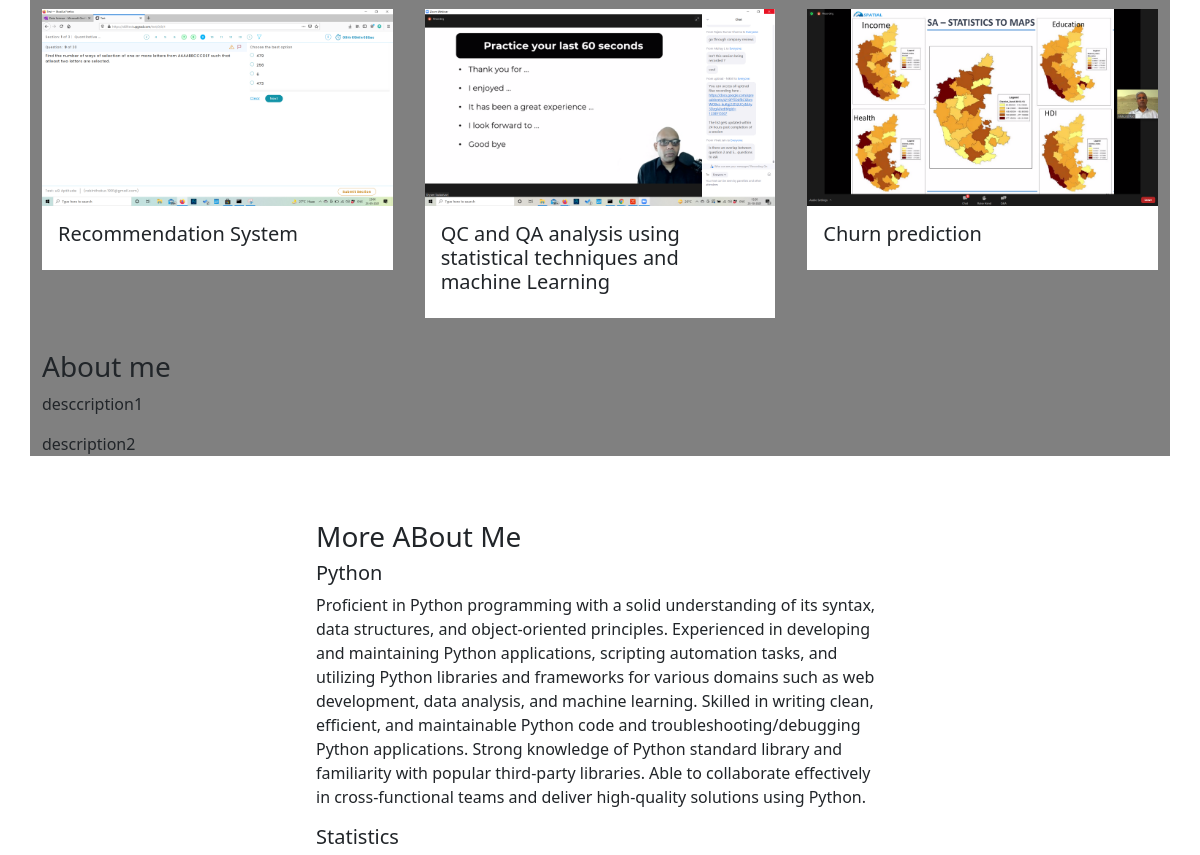
The app's page / (middle part), older data.
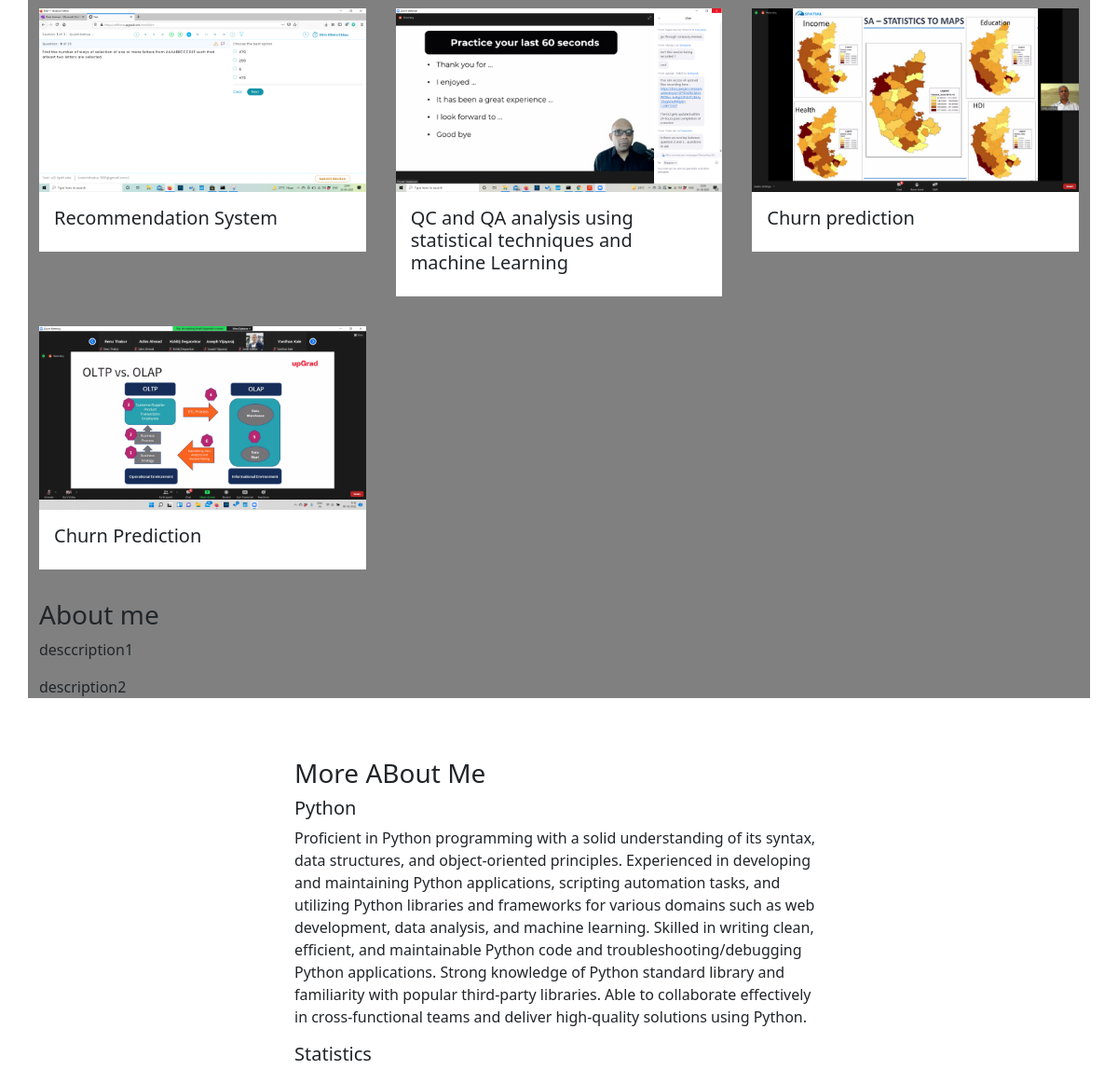
The same page, newer data.
### base/models.py (models this page shows, shortened)
class project(models.Model):
    title = models.CharField(max_length=200)
    thumbnail = models.ImageField(null = True, blank  = True)
    body = RichTextUploadingField()
    slug = models.SlugField(null = True, blank = True)
    created = models.DateTimeField(auto_now_add= True)
    id = models.UUIDField(default = uuid.uuid4,
                          unique = True,
                          primary_key  = True,
                          editable = False)

class skill(models.Model):
    title = models.CharField(max_length=200)
    body = models.TextField(blank = True)
    created = models.DateTimeField(auto_now_add= True)
    id = models.UUIDField(default = uuid.uuid4,
                          unique = True,
                          primary_key  = True,
                          editable = False)

### base/views.py (the view)
# urls.py: path('', views.homepage, name= "home"),
def homepage(request):
    proj = project.objects.all()
    deatiledskills = skill.objects.exclude(body='')
    skills = skill.objects.filter(body = '')
    form = MessageForm()
    if request.method =="POST":
        form = MessageForm(request.POST)
        if form.is_valid():
            form.save()
            messages.success(request, 'You message was successfully sent.')
    context = {'proj':proj,
                'detailedskills' : deatiledskills,
                'skills' : skills ,
                'form' : form
               }
    return render(request,'base/home.html',context )

### base/templates/base/home.html (shortened to what this page needs)
{% extends 'base/main.html' %}
{% load static %}
{% block  content %}
        <section class ='container section-2'>
            <div class = "project-rows">
                {% for project in proj %}
                <div class = "project-columns">
                    <a href = "{% url 'project' project.id %}">
                    <img class  = "project-thumbnail" src ="{{project.thumbnail.url}}">
                    </a>
                    <div class = "project-body">
                        <h5>{{project.title}}</h5>
                    </div>
                </div>
                {%empty%}
                <h3> There are no projects in the database</h3>
                {% endfor %}
            </div>
            <div class="about-wrapper">
                <h3> About me</h3>
                <p> desccription1</p>
                <p> description2</p>
            </div>
        </section>
        <section class = "skills-section">
            <div class ="skills-container">
                <h3> More ABout Me</h3>
                {% for detailedskill in detailedskills%}
                <div class = "skills-row">
                    <h5>{{detailedskill.title}}</h5>
                    <p>{{detailedskill.body}}</p>
                </div>
                {%endfor%}
            </div>
        </section>
{% endblock %}

Row changes from the older to the newer data that the page shows:
added project: thumbnail (picture), title "Churn Prediction"
